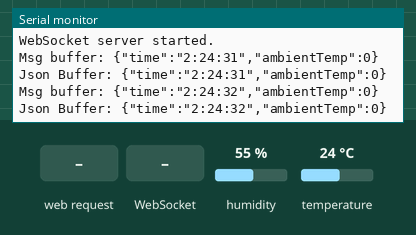
This sketch was run on a simulated ESP8266 (NodeMCU). Shown: the last lines printed to the serial monitor. The inputs (shaded band) are chosen by the test bench; at power-on: temperature 24 °C, humidity 55 %. WiFi joins after 1.5 s; servers stay silent unless stated; storage starts empty.

Above: at 3.1 s.
3.2 s: HTTP request GET /upload.html received
At 3.7 s:
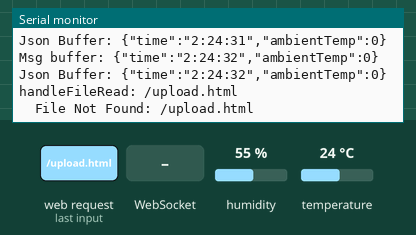
4.7 s: WebSocket text "/" received
At 4.86 s:
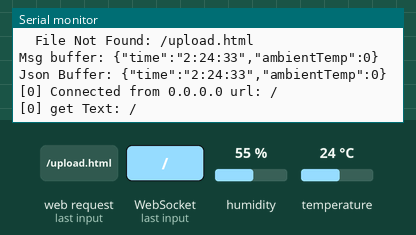
6.2 s: WebSocket text "1" received
At 6.8 s:
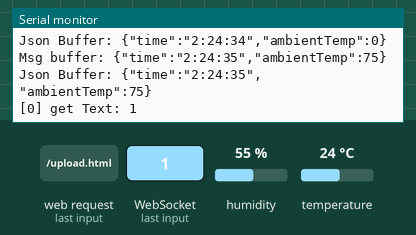
9.2 s: temperature set to 19 °C
At 10.7 s:
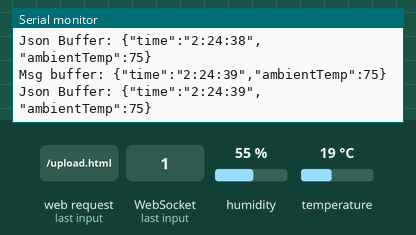
Timing chart, 0 to 11.7 s (numbered marks = the images above; inputs shaded):
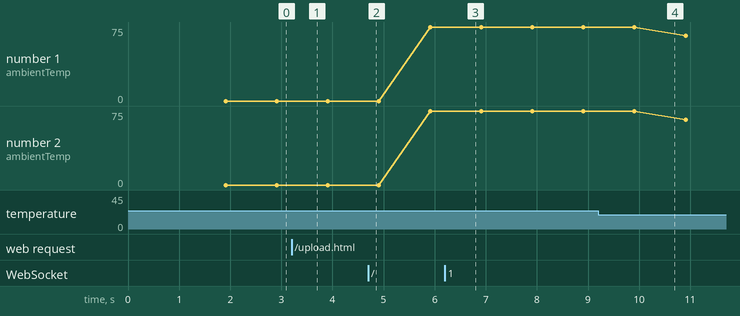

Measured:
- after the input at 3.2 s, the serial monitor: prints a new line at once (image 1)
- after the input at 4.7 s, the serial monitor: prints a new line at once (image 2)
- after the input at 6.2 s, the serial monitor: prints a new line at once (image 3)
- plotted number 1: 75 → 66 after the input at 9.2 s
- plotted number 2: 75 → 66 after the input at 9.2 s

The sketch:

IoTCore.ino
```cpp
//IoT Core
//C. Gentile
//Initiated 1 Jan 2019
//Updated   2 Feb 2019
//
//
#include <WiFiManager.h>
#include <ArduinoOTA.h>
#include <ESP8266WiFi.h>
#include <ESP8266WebServer.h>
#include <FS.h>
#include <TimeLib.h>
#include <WiFiUdp.h>
#include <DHT.h>
#include <DHT_U.h>
#include <ArduinoJson.h>
#include <WebSocketsServer.h>


//comment out to stop serial comms
#define DEBUG

#ifdef DEBUG
 #define DEBUG_PRINT(x)  Serial.print(x)
 #define DEBUG_PRINTLN(x) Serial.println(x)
 #define DEBUG_PRINTF(x,y) Serial.printf(x,y)
#else
 #define DEBUG_PRINT(x)
 #define DEBUG_PRINTLN(x)
 #define DEBUG_PRINTF(x,y)
#endif

#define DHTPin 5
#define LEDPin  4
#define RedLED   0
#define BlueLED  2
#define DHTTYPE DHT22

//internal struct to hold values for josn encapsulation
typedef struct {
  String time;
  int ambientTemp;
} dataStruct;

dataStruct dataStore;

const bool ledEnable = false;

static const char ntpServerName[] = "us.pool.ntp.org";
const int timeZone = -8;

const int jsonCapacity = JSON_OBJECT_SIZE(4);

DHT dht(DHTPin, DHTTYPE);

ESP8266WebServer server(80);
WebSocketsServer webSocket(81);

File fsUploadFile;              // a File object to temporarily store the received file

WiFiUDP Udp;
unsigned int localPort = 8888;
time_t getNtpTime();

void setup() {

  //begin serial debug terminal if required
  #ifdef DEBUG
    Serial.begin(115200);
  #endif

  delay(250);

  //Initialize WiFi - todo: what to do if connection fails?
  setupWifi();

  //Function calls required for OTA updates
  //DEBUG mode required for troubleshooting
  setupOTA();

  SPIFFS.begin();                           // Start the SPI Flash Files System

  setupServer();

  setupUdp();

  startWebSocket();
}

time_t lastTick = 0; // when the digital clock was displayed
int count = 0;

void loop()
{

  //mandatory handlers

  server.handleClient();
  ArduinoOTA.handle();
  webSocket.loop();

  //runs at 1/sec based on second field of current time
  if (now() != lastTick) { //update the display only if time has changed
    lastTick = now();
    updateTime();
    count++;
    if (lastTick%5 == 0) {   //update temp every 5 seconds
      updateTemp();
    //  bufferDisplay();

    }
  //  #ifdef DEBUG
  //    digitalClockDisplay();
  //    bufferDisplay();
  //  #endif
  sendWebsocketJson();

  }
}

//updates internal data structure - checks temp for validity
void updateTime() {
  String timeBuf = String(hour()) + ":";
  int digits = minute();
  if (digits<10)
    timeBuf += "0";
  timeBuf += String(digits) +":";
  digits = second();
  if (digits<10)
    timeBuf += "0";
  timeBuf += String(digits);
  dataStore.time = timeBuf;
}

void updateTemp() {
  int temp = (int) dht.readTemperature(true);
  if (temp < 1000)    //avoids 0xFFFFFFFF error signal
    dataStore.ambientTemp = temp;
}

void bufferDisplay() {
  Serial.print("Buffer: ");
  Serial.print(dataStore.time);
  Serial.print(" Temp: ");
  Serial.print(dataStore.ambientTemp);
  Serial.println("F");
}

void sendWebsocketJson() {
  StaticJsonBuffer<jsonCapacity> jb;
  JsonObject& msg = jb.createObject();
  msg["time"] = dataStore.time;
  msg["ambientTemp"] = dataStore.ambientTemp;
  #ifdef DEBUG
    Serial.print("Msg buffer: ");
    msg.printTo(Serial);
    Serial.println();
  #endif
  String jsonbuf;
  msg.printTo(jsonbuf);
  webSocket.broadcastTXT(jsonbuf);
  Serial.print("Json Buffer: ");  Serial.print(jsonbuf);
  Serial.println();
}

/*
//Serial display of internal data (upgrade to JSON when able)
void serialTicker() {
  if (timeStatus() != timeNotSet) {
    if (now() != lastTick) { //update the display only if time has changed
      lastTick = now();
      digitalClockDisplay();
    }
  }
}  */


//WiFi Setup routine - modify to include LED status feedback
void setupWifi() {
  WiFiManager wifiManager;

  IPAddress _ip = IPAddress(192, 168, 1, 205);
  IPAddress _gw = IPAddress(192, 168, 1, 1);
  IPAddress _sn = IPAddress(255, 255, 255, 0);

  wifiManager.setSTAStaticIPConfig(_ip, _gw, _sn);

  delay(100);

  wifiManager.autoConnect("IoTCore");
}

void setupOTA() {
  ArduinoOTA.onStart([]() {
    DEBUG_PRINTLN("Start");
  });
  ArduinoOTA.onEnd([]() {
    DEBUG_PRINTLN("\nEnd");
  });
  ArduinoOTA.onProgress([](unsigned int progress, unsigned int total) {
    DEBUG_PRINTF("Progress: %u%%\r", (progress / (total / 100)));
  });
  ArduinoOTA.onError([](ota_error_t error) {
    DEBUG_PRINTF("Error[%u]: ", error);
    if (error == OTA_AUTH_ERROR) DEBUG_PRINTLN("Auth Failed");
    else if (error == OTA_BEGIN_ERROR) DEBUG_PRINTLN("Begin Failed");
    else if (error == OTA_CONNECT_ERROR) DEBUG_PRINTLN("Connect Failed");
    else if (error == OTA_RECEIVE_ERROR) DEBUG_PRINTLN("Receive Failed");
    else if (error == OTA_END_ERROR) DEBUG_PRINTLN("End Failed");
  });
  ArduinoOTA.begin();
}

void startWebSocket() { // Start a WebSocket server
  webSocket.begin();                          // start the websocket server
  webSocket.onEvent(webSocketEvent);          // if there's an incomming websocket message, go to function 'webSocketEvent'
  Serial.println("WebSocket server started.");
}

void webSocketEvent(uint8_t num, WStype_t type, uint8_t * payload, size_t lenght) { // When a WebSocket message is received
  switch (type) {
    case WStype_DISCONNECTED:             // if the websocket is disconnected
      #ifdef DEBUG
        Serial.printf("[%u] Disconnected!\n", num);
        Serial.println();
      #endif
      break;
    case WStype_CONNECTED: {              // if a new websocket connection is established
        IPAddress ip = webSocket.remoteIP(num);
        #ifdef DEBUG
          Serial.printf("[%u] Connected from %d.%d.%d.%d url: %s\n", num, ip[0], ip[1], ip[2], ip[3], payload);
          Serial.println();
        #endif
      }
      break;
    case WStype_TEXT:                     // if new text data is received
      #ifdef DEBUG
        Serial.printf("[%u] get Text: %s\n", num, payload);
        Serial.println();
      #endif
      break;
  }
}

//time functions
void setupUdp() {
  DEBUG_PRINTLN("Starting UDP");
  Udp.begin(localPort);
  DEBUG_PRINT("Local port: ");
  DEBUG_PRINTLN(Udp.localPort());
  DEBUG_PRINTLN("waiting for sync");
  setSyncProvider(getNtpTime);
  setSyncInterval(300);
}

void digitalClockDisplay() {
  // digital clock display of the time
  Serial.print("Direct: ");
  Serial.print(hour());
  printDigits(minute());
  printDigits(second());
  Serial.print(" ");
  Serial.print(day());
  Serial.print(".");
  Serial.print(month());
  Serial.print(".");
  Serial.print(year());
  int temp = (int) dht.readTemperature(true);
  Serial.print("  Temp: ");
  Serial.print(temp);
  Serial.print("F");
  Serial.println();
}

void printDigits(int digits) {
  // utility for digital clock display: prints preceding colon and leading 0
  Serial.print(":");
  if (digits < 10)
    Serial.print('0');
  Serial.print(digits);
}

/*-------- NTP code ----------*/

const int NTP_PACKET_SIZE = 48; // NTP time is in the first 48 bytes of message
byte packetBuffer[NTP_PACKET_SIZE]; //buffer to hold incoming & outgoing packets

time_t getNtpTime()  {
  IPAddress ntpServerIP; // NTP server's ip address

  while (Udp.parsePacket() > 0) ; // discard any previously received packets
  DEBUG_PRINTLN("Transmit NTP Request");
  // get a random server from the pool
  WiFi.hostByName(ntpServerName, ntpServerIP);
  DEBUG_PRINT(ntpServerName);
  DEBUG_PRINT(": ");
  DEBUG_PRINTLN(ntpServerIP);
  sendNTPpacket(ntpServerIP);
  uint32_t beginWait = millis();
  while (millis() - beginWait < 1500) {
    int size = Udp.parsePacket();
    if (size >= NTP_PACKET_SIZE) {
      DEBUG_PRINTLN("Receive NTP Response");
      Udp.read(packetBuffer, NTP_PACKET_SIZE);  // read packet into the buffer
      unsigned long secsSince1900;
      // convert four bytes starting at location 40 to a long integer
      secsSince1900 =  (unsigned long)packetBuffer[40] << 24;
      secsSince1900 |= (unsigned long)packetBuffer[41] << 16;
      secsSince1900 |= (unsigned long)packetBuffer[42] << 8;
      secsSince1900 |= (unsigned long)packetBuffer[43];
      return secsSince1900 - 2208988800UL + timeZone * SECS_PER_HOUR;
    }
  }
  DEBUG_PRINTLN("No NTP Response :-(");
  return 0; // return 0 if unable to get the time
}

// send an NTP request to the time server at the given address
void sendNTPpacket(IPAddress &address) {
  // set all bytes in the buffer to 0
  memset(packetBuffer, 0, NTP_PACKET_SIZE);
  // Initialize values needed to form NTP request
  // (see URL above for details on the packets)
  packetBuffer[0] = 0b11100011;   // LI, Version, Mode
  packetBuffer[1] = 0;     // Stratum, or type of clock
  packetBuffer[2] = 6;     // Polling Interval
  packetBuffer[3] = 0xEC;  // Peer Clock Precision
  // 8 bytes of zero for Root Delay & Root Dispersion
  packetBuffer[12] = 49;
  packetBuffer[13] = 0x4E;
  packetBuffer[14] = 49;
  packetBuffer[15] = 52;
  // all NTP fields have been given values, now
  // you can send a packet requesting a timestamp:
  Udp.beginPacket(address, 123); //NTP requests are to port 123
  Udp.write(packetBuffer, NTP_PACKET_SIZE);
  Udp.endPacket();
}

/// WebServer functions
String getContentType(String filename) { // convert the file extension to the MIME type
  if (filename.endsWith(".html")) return "text/html";
  else if (filename.endsWith(".css")) return "text/css";
  else if (filename.endsWith(".js")) return "application/javascript";
  else if (filename.endsWith(".ico")) return "image/x-icon";
  else if (filename.endsWith(".gz")) return "application/x-gzip";
  else if(filename.endsWith(".jpg")) return "image/jpeg";
  return "text/plain";
}

bool handleFileRead(String path) { // send the right file to the client (if it exists)
  DEBUG_PRINTLN("handleFileRead: " + path);
  if (path.endsWith("/")) path += "index.html";          // If a folder is requested, send the index file
  String contentType = getContentType(path);             // Get the MIME type
  String pathWithGz = path + ".gz";
  if (SPIFFS.exists(pathWithGz) || SPIFFS.exists(path)) { // If the file exists, either as a compressed archive, or normal
    if (SPIFFS.exists(pathWithGz))                         // If there's a compressed version available
      path += ".gz";                                         // Use the compressed verion
    File file = SPIFFS.open(path, "r");                    // Open the file
    size_t sent = server.streamFile(file, contentType);    // Send it to the client
    file.close();                                          // Close the file again
    DEBUG_PRINTLN(String("\tSent file: ") + path);
    return true;
  }
  DEBUG_PRINTLN(String("\tFile Not Found: ") + path);   // If the file doesn't exist, return false
  return false;
}

void handleFileUpload(){ // upload a new file to the SPIFFS
  HTTPUpload& upload = server.upload();
  if(upload.status == UPLOAD_FILE_START){
    String filename = upload.filename;
    if(!filename.startsWith("/")) filename = "/"+filename;
    DEBUG_PRINT("handleFileUpload Name: "); DEBUG_PRINTLN(filename);
    fsUploadFile = SPIFFS.open(filename, "w");            // Open the file for writing in SPIFFS (create if it doesn't exist)
    filename = String();
  } else if(upload.status == UPLOAD_FILE_WRITE){
    if(fsUploadFile)
      fsUploadFile.write(upload.buf, upload.currentSize); // Write the received bytes to the file
  } else if(upload.status == UPLOAD_FILE_END){
    if(fsUploadFile) {                                    // If the file was successfully created
      fsUploadFile.close();                               // Close the file again
      DEBUG_PRINT("handleFileUpload Size: "); DEBUG_PRINTLN(upload.totalSize);
      server.sendHeader("Location","/success.html");      // Redirect the client to the success page
      server.send(303);
    } else {
      server.send(500, "text/plain", "500: couldn't create file");
    }
  }
}

void handleRoot() {
  server.send(404, "text/plain", "Hello world! Requested file was not found - please try the /defaultupload url to add.");   // Send HTTP status 200 (Ok) and send some text to the browser/client
}

void uploadPage(void) {
  server.send(200, "text/html", "<form method=\"post\" enctype=\"multipart/form-data\"><input type=\"file\" name=\"name\"><input class=\"button\" type=\"submit\" value=\"Upload\"></form>");
}

void setupServer(void) {
  //server.on("/", handleRoot);                             //use for the first boot without

  server.on("/defaultupload", HTTP_GET, []() {                 // if the client requests the upload page, send it (inline for the first use)
    uploadPage();
  });

  server.on("/defaultupload", HTTP_POST,                       // if the client posts to the upload page
    [](){ server.send(200); },                          // Send status 200 (OK) to tell the client we are ready to receive
    handleFileUpload                                   // Receive and save the file
  );

  server.on("/upload.html", HTTP_POST,                       // if the client posts to the upload page
    [](){ server.send(200); },                          // Send status 200 (OK) to tell the client we are ready to receive
    handleFileUpload                                   // Receive and save the file
  );

  //server.on("/index.html", HTTP_GET, [](){ handleFileRead("/index.html"); });

  server.onNotFound([]() {                              // If the client requests any URI
    if (!handleFileRead(server.uri()))                  // send it if it exists
      handleRoot(); // otherwise, respond with a 404 (Not Found) error
  });

  server.begin();
  DEBUG_PRINTLN("HTTP Server Started.");
}
/// end WebServer functions
```
